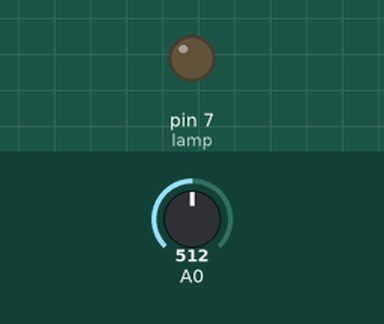
Simulated run of this sketch. Board: Arduino Uno, built with avr-gcc and run on an emulated ATmega328P. Shown: output pins drawn as LEDs (lit = HIGH). Inputs (shaded band) come from the test bench; at power-on: A0 = 512.

Above: at 1.2 s.
1.3 s: A0 set to 310
2.8 s: A0 set to 284
At 4.2 s:
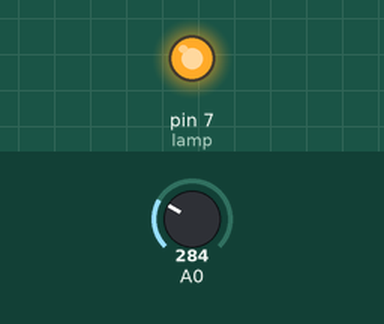
4.5 s: A0 set to 306
At 5.6 s:
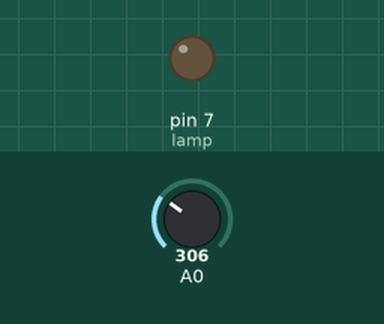
6.2 s: A0 set to 290
At 6.9 s:
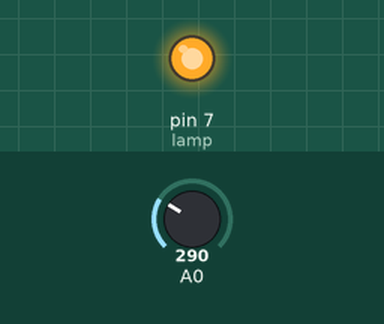
Timing chart, 0 to 8.9 s (numbered marks = the images above; inputs shaded):
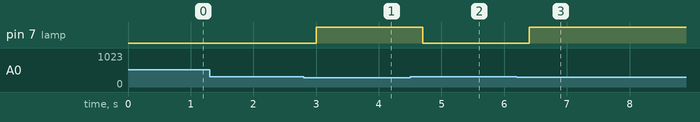

The sketch:

LDR2.test.ino
```cpp
const int lamp = 7;
boolean x = true;

void setup() {
  Serial.begin(9600);
  pinMode(lamp , OUTPUT);

}

void loop() {
  int c = analogRead(A0);
  delay(200);
if ( c<300 && x == true){
  digitalWrite(7,HIGH);
   x = false;
   delay(500);

}
else if ( c >300 && x == false){
x = true;
digitalWrite(7,LOW);
delay(500);
}
}
```

Measured:
- the behaviour switches between 300 and 299 on A0 (found by bisection; images 0 and 1)
- after the input at 1.3 s, every drawn part: stays the same
- after the input at 2.8 s, pin 7 (lamp): LOW → HIGH after 0.20 s
- after the input at 4.5 s, pin 7 (lamp): HIGH → LOW after 0.20 s
- after the input at 6.2 s, pin 7 (lamp): LOW → HIGH after 0.20 s
